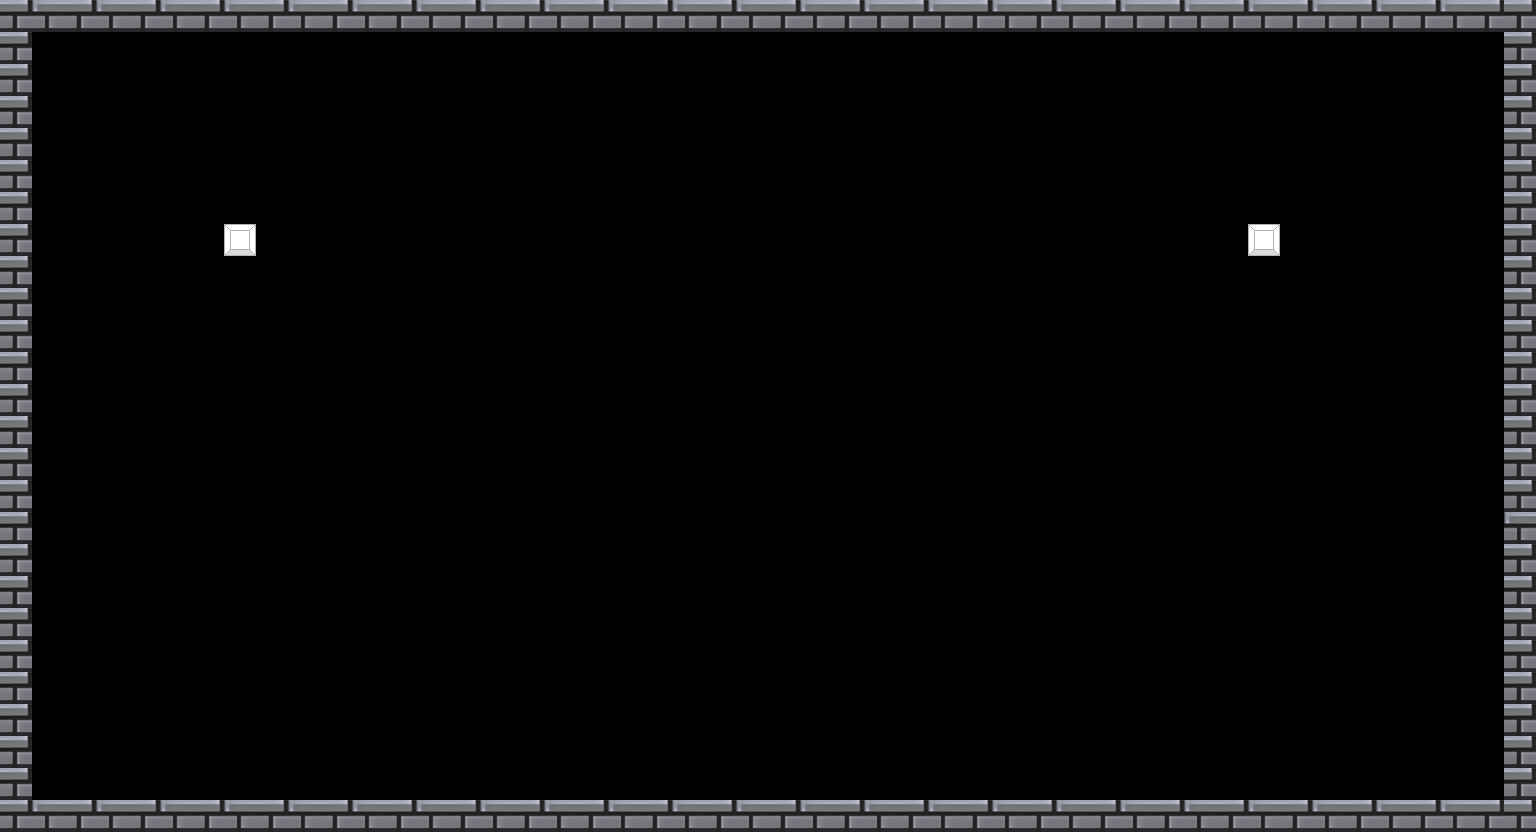

A level layout from a 2D game, rendered from its tile map. Below: a short description, then the map file with tile-grid data replaced by summaries:
An orthogonal 48x26 tile map with 32x32 px tiles, 5 tile layers (layer_walls, layer_ceiling, layer_floor, layer_platforms_undestructable, ...), 3 tilesets and 6 objects.

<map version="1.10" tiledversion="1.11.2" orientation="orthogonal" renderorder="right-down" width="48" height="26" tilewidth="32" tileheight="32" infinite="0" nextlayerid="11" nextobjectid="20">
 <editorsettings>
  <export target="Level4.sjon.json" format="json" />
 </editorsettings>
 <tileset firstgid="1" name="tileset_muros" tilewidth="32" tileheight="32" tilecount="2" columns="2">
  <image source="../tilesets/tileset_muros.png" width="64" height="32" />
  <tile id="0">
   <objectgroup draworder="index" id="2">
    <object id="1" x="0" y="0" width="32" height="32" />
   </objectgroup>
  </tile>
  <tile id="1">
   <objectgroup draworder="index" id="2">
    <object id="1" x="0" y="0" width="32" height="32" />
   </objectgroup>
  </tile>
 </tileset>
 <tileset firstgid="3" name="tileset_ladders" tilewidth="64" tileheight="64" tilecount="1" columns="1">
  <image source="../tilesets/tileset_ladder.png" width="64" height="64" />
 </tileset>
 <tileset firstgid="4" name="tileset_platforms" tilewidth="32" tileheight="32" tilecount="9" columns="3">
  <image source="../tilesets/tileset_platform.png" width="96" height="96" />
 </tileset>
 <layer id="1" name="layer_walls" width="48" height="26">
  <data>[1248 cells, 48 non-empty, 2 distinct tile ids]</data>
 </layer>
 <layer id="5" name="layer_ceiling" width="48" height="26">
  <data>[1248 cells, 48 non-empty, 2 distinct tile ids]</data>
 </layer>
 <layer id="6" name="layer_floor" width="48" height="26">
  <data>[1248 cells, 48 non-empty, 2 distinct tile ids]</data>
 </layer>
 <layer id="3" name="layer_platforms_undestructable" width="48" height="26">
  <properties>
   <property name="Drop" value="" />
  </properties>
  <data>[1248 cells, 0 non-empty, 0 distinct tile ids]</data>
 </layer>
 <layer id="4" name="layer_platforms_destructable" width="48" height="26">
  <data>[1248 cells, 8 non-empty, 2 distinct tile ids]</data>
 </layer>
 <objectgroup id="7" name="drops" />
 <objectgroup id="9" name="balls">
  <object id="16" x="970.463" y="153.985">
   <properties>
    <property name="direction x" type="float" value="1" />
    <property name="type" value="h_big" />
    <property name="velocity" type="float" value="10" />
   </properties>
   <point />
  </object>
  <object id="19" x="521.042" y="150.404">
   <properties>
    <property name="direction x" type="float" value="-1" />
    <property name="type" value="h_big" />
    <property name="velocity" type="float" value="10" />
   </properties>
   <point />
  </object>
 </objectgroup>
 <objectgroup id="8" name="drops_platforms">
  <object id="5" x="1258.55" y="238.561">
   <properties>
    <property name="drop" value="fix_harpoon" />
   </properties>
  </object>
  <object id="18" x="241.721" y="243.511">
   <properties>
    <property name="drop" value="fix_harpoon" />
   </properties>
  </object>
 </objectgroup>
 <objectgroup id="10" name="enemies" />
</map>
